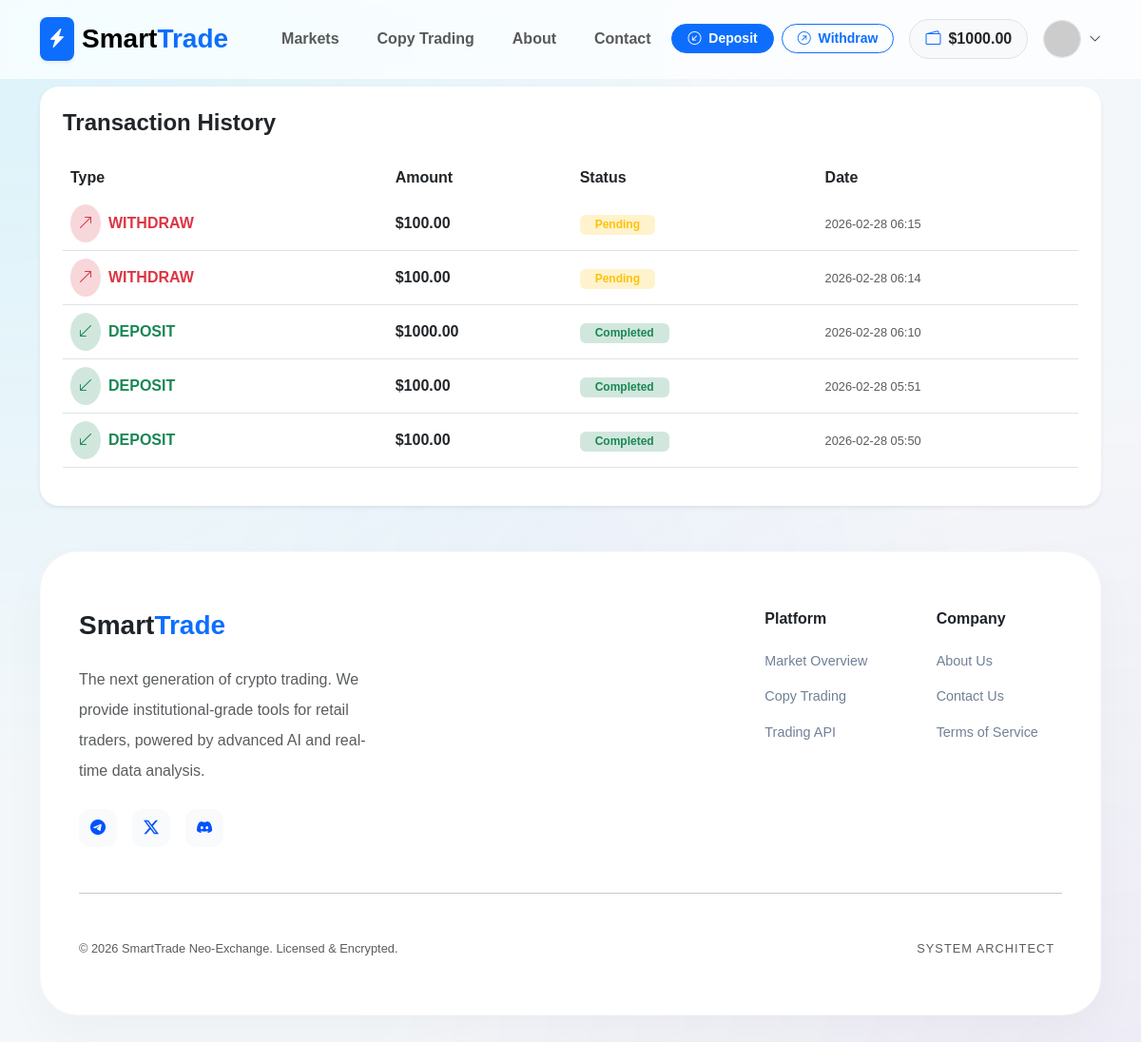
The page /transactions/history/ (signed in) on the database its author committed.
### apps/accounts/models.py (models this page shows, shortened)
class User(AbstractUser):
    email = models.EmailField(unique=True, verbose_name="Email Address")
    balance = models.DecimalField(
        max_digits=20,
        decimal_places=2,
        default=0.00,
        verbose_name="Total Balance (USDT)"
    )
    wallet_address = models.CharField(
        max_length=255,
        blank=True,
        null=True,
        verbose_name="User Wallet Address"
    )
    is_verified = models.BooleanField(default=True)
    referred_by = models.ForeignKey('self', on_delete=models.SET_NULL, null=True, blank=True)
    referral_code = models.CharField(max_length=10, unique=True, blank=True)
    USERNAME_FIELD = 'email'
    REQUIRED_FIELDS = ['username']
    class Meta:
        verbose_name = 'User'
        verbose_name_plural = 'Users'

### apps/transactions/models.py (models this page shows, shortened)
class Transaction(models.Model):
    TRANSACTION_TYPES = (
        ('deposit', 'Deposit'),
        ('withdraw', 'Withdraw'),
    )
    STATUS_CHOICES = (
        ('pending', 'Pending'),
        ('approved', 'Approved'),
        ('rejected', 'Rejected'),
    )
    user = models.ForeignKey(settings.AUTH_USER_MODEL, on_delete=models.CASCADE)
    tx_type = models.CharField(max_length=10, choices=TRANSACTION_TYPES)
    amount = models.DecimalField(max_digits=20, decimal_places=2)
    fee = models.DecimalField(max_digits=20, decimal_places=2, default=0.00)
    currency = models.CharField(max_length=10, default='USDT')
    tx_hash = models.CharField(max_length=255)
    status = models.CharField(max_length=10, choices=STATUS_CHOICES, default='pending')
    created_at = models.DateTimeField(auto_now_add=True)
    updated_at = models.DateTimeField(auto_now=True)
    NETWORK_CHOICES = (
        ('TRC20', 'TRC20'),
        ('BEP20', 'BEP20'),
    )
    network = models.CharField(max_length=10, choices=NETWORK_CHOICES, default='TRC20')

### apps/transactions/views.py (the view)
# urls.py: path('history/', views.transaction_history, name='history'),
@login_required
def transaction_history(request):
    transactions = Transaction.objects.filter(user=request.user).order_by('-created_at')
    return render(request, 'transactions/history.html', {
        'transactions': transactions,
        'page_title': 'Transaction History'
    })

### apps/accounts/views.py (called while the page is built)
def user_notifications(request):
    if request.user.is_authenticated:
        return {
            'unread_notifications': request.user.notifications.filter(is_read=False).order_by('-created_at')
        }
    return {}

### templates/transactions/history.html
{% extends 'base.html' %}
{% block content %}
<div class="card border-0 shadow-sm" style="border-radius: 20px;">
    <div class="card-body p-4">
        <h4 class="fw-bold mb-4">Transaction History</h4>
        <div class="table-responsive">
            <table class="table table-hover align-middle">
                <thead class="bg-light">
                    <tr>
                        <th class="border-0">Type</th>
                        <th class="border-0">Amount</th>
                        <th class="border-0">Status</th>
                        <th class="border-0">Date</th>
                    </tr>
                </thead>
                <tbody>
                    {% for tx in transactions %}
                    <tr onclick="window.location='{% url 'transactions:transaction_detail' tx.id %}'" style="cursor: pointer;">                        <td>
                            <div class="d-flex align-items-center">
                                <div class="p-2 rounded-circle {% if tx.tx_type == 'deposit' %}bg-success-subtle{% else %}bg-danger-subtle{% endif %} me-2">
                                    <i class="bi {% if tx.tx_type == 'deposit' %}bi-arrow-down-left text-success{% else %}bi-arrow-up-right text-danger{% endif %}"></i>
                                </div>
                                <span class="fw-bold {% if tx.tx_type == 'deposit' %}text-success{% else %}text-danger{% endif %}">
                                    {{ tx.tx_type|upper }}
                                </span>
                            </div>
                        </td>
                        <td class="fw-bold">${{ tx.amount }}</td>
                        <td>
                            {% if tx.status == 'approved' %}
                                <span class="badge bg-success-subtle text-success px-3">Completed</span>
                            {% elif tx.status == 'pending' %}
                                <span class="badge bg-warning-subtle text-warning px-3">Pending</span>
                            {% else %}
                                <span class="badge bg-danger-subtle text-danger px-3">Rejected</span>
                            {% endif %}
                        </td>
                        <td class="text-muted small">{{ tx.created_at|date:"Y-m-d H:i" }}</td>
                    </tr>
                    {% empty %}
                    <tr>
                        <td colspan="4" class="text-center py-5 text-muted">No transactions recorded yet.</td>
                    </tr>
                    {% endfor %}
                </tbody>
            </table>
        </div>
    </div>
</div>
{% endblock %}

### templates/base.html (shortened to what this page needs)
<!DOCTYPE html>
<html lang="en">
<head>
    <link href="https://cdn.jsdelivr.net/npm/bootstrap@5.3.0/dist/css/bootstrap.min.css" rel="stylesheet">
    <link rel="stylesheet" href="https://cdn.jsdelivr.net/npm/bootstrap-icons@1.11.0/font/bootstrap-icons.css">
    <link href="https://cdn.jsdelivr.net/gh/rastikerdar/vazirmatn@v33.003/Vazirmatn-font-face.css" rel="stylesheet">
    <link rel="stylesheet" href="https://cdnjs.cloudflare.com/ajax/libs/animate.css/4.1.1/animate.min.css"/>
</head>
<body>
<nav class="navbar navbar-expand-lg sticky-top d-none d-lg-block">
    <div class="container">
        <a class="navbar-brand d-flex align-items-center" href="{% url 'home' %}">
            <div class="bg-primary p-2 rounded-3 me-2 shadow-sm">
                <i class="bi bi-lightning-charge-fill text-white"></i>
            </div>
            <span class="fw-bolder fs-3">Smart<span class="text-primary">Trade</span></span>
        </a>
        <div class="collapse navbar-collapse">
            <ul class="navbar-nav ms-4 gap-2">
                <li class="nav-item"><a class="nav-link fw-bold px-3" href="{% url 'trading:market_list' %}">Markets</a></li>
                <li class="nav-item"><a class="nav-link fw-bold px-3" href="{% url 'trading:copy_list' %}">Copy Trading</a></li>
                <li class="nav-item"><a class="nav-link fw-bold px-3" href="{% url 'accounts:about_us' %}">About</a></li>
                <li class="nav-item"><a class="nav-link fw-bold px-3" href="{% url 'accounts:contact_us' %}">Contact</a></li>
            </ul>
            <div class="ms-auto d-flex align-items-center gap-3">
                {% if user.is_authenticated %}
                    <div class="d-none d-xl-flex gap-2">
                        <a href="{% url 'transactions:deposit' %}" class="btn btn-sm btn-primary rounded-pill px-3 fw-bold">
                            <i class="bi bi-arrow-down-left-circle me-1"></i> Deposit
                        </a>
                        <a href="{% url 'transactions:withdraw' %}" class="btn btn-sm btn-outline-primary rounded-pill px-3 fw-bold">
                            <i class="bi bi-arrow-up-right-circle me-1"></i> Withdraw
                        </a>
                    </div>
                    <div class="bg-light px-3 py-2 rounded-pill fw-bold border d-flex align-items-center">
                        <i class="bi bi-wallet2 text-primary me-2"></i>
                        <span class="text-dark">${{ user.balance|floatformat:2 }}</span>
                    </div>
                    <div class="dropdown">
                        <div class="d-flex align-items-center gap-2" data-bs-toggle="dropdown" style="cursor:pointer">
                            <img src="https://ui-avatars.com/api/?name={{ user.username }}&background=0052FF&color=fff&bold=true" class="rounded-circle border" width="40" height="40">
                            <i class="bi bi-chevron-down small"></i>
                        </div>
                    </div>
                {% else %}
                    <a href="{% url 'accounts:login' %}" class="btn fw-bold px-4">Login</a>
                    <a href="{% url 'accounts:register' %}" class="btn btn-primary rounded-pill px-4 fw-bold shadow-sm">Join Now</a>
                {% endif %}
            </div>
        </div>
    </div>
</nav>
<div class="container mt-2 animate__animated animate__fadeIn">
    <div class="position-fixed top-0 end-0 p-3" style="z-index: 2000; margin-top: 80px;">
    </div>
    {% block content %}{% endblock %}
</div>
<footer class="mt-5 pb-5">
    <div class="container">
        <div class="footer-card">
            <div class="row g-5">
                <div class="col-lg-4">
                    <h3 class="fw-bolder mb-4">Smart<span class="text-primary">Trade</span></h3>
                    <p class="text-muted lh-lg mb-4">The next generation of crypto trading. We provide institutional-grade tools for retail traders, powered by advanced AI and real-time data analysis.</p>
                    <div class="d-flex gap-3">
                        <a href="#" class="icon-box"><i class="bi bi-telegram"></i></a>
                        <a href="#" class="icon-box"><i class="bi bi-twitter-x"></i></a>
                        <a href="#" class="icon-box"><i class="bi bi-discord"></i></a>
                    </div>
                </div>
                <div class="col-6 col-lg-2 ms-lg-auto">
                    <h6 class="fw-bold mb-4">Platform</h6>
                    <div class="d-grid gap-3">
                        <a href="{% url 'trading:market_list' %}" class="footer-link">Market Overview</a>
                        <a href="{% url 'trading:copy_list' %}" class="footer-link">Copy Trading</a>
                        <a href="#" class="footer-link">Trading API</a>
                    </div>
                </div>
                <div class="col-6 col-lg-2">
                    <h6 class="fw-bold mb-4">Company</h6>
                    <div class="d-grid gap-3">
                        <a href="{% url 'accounts:about_us' %}" class="footer-link">About Us</a>
                        <a href="{% url 'accounts:contact_us' %}" class="footer-link">Contact Us</a>
                        <a href="{% url 'accounts:terms_conditions' %}" class="footer-link">Terms of Service</a>
                    </div>
                </div>
            </div>
            <hr class="my-5 opacity-10">
            <div class="d-flex flex-column flex-md-row justify-content-between align-items-center gap-4">
                <div class="small text-muted">© 2026 SmartTrade Neo-Exchange. Licensed & Encrypted.</div>
                <div class="d-flex align-items-center flex-wrap justify-content-center justify-content-md-start">
                    <span class="small text-muted me-2" style="font-size: 0.7rem; letter-spacing: 1px;">SYSTEM ARCHITECT</span>
                </div>
            </div>
        </div>
    </div>
</footer>
</body>
</html>

### templates/base.html (style rules this page uses)
:root { --neon-blue: #00d2ff; --deep-royal: #0052ff; --cyber-purple: #9d50bb; --glass-bg: rgba(255, 255, 255, 0.85); --mobile-nav-height: 80px; }
body { font-family: 'Vazirmatn', sans-serif; background-color: #f4f7fa; color: #1e2329; overflow-x: hidden; padding-bottom: var(--mobile-nav-height); }
.navbar { backdrop-filter: blur(25px) saturate(180%); -webkit-backdrop-filter: blur(25px) saturate(180%); background: rgba(255, 255, 255, 0.75); border-bottom: 1px solid rgba(255, 255, 255, 0.3); padding: 0.8rem 0; z-index: 1050; }
.footer-card { background: white; border-radius: 40px; padding: 60px 40px; box-shadow: 0 20px 50px rgba(0,0,0,0.03); border: 1px solid rgba(0,0,0,0.02); }
.footer-link { color: #718096; text-decoration: none; transition: 0.2s; font-size: 0.9rem; }
.icon-box { width: 40px; height: 40px; background: #f8fafc; border-radius: 12px; display: flex; align-items: center; justify-content: center; color: var(--deep-royal); transition: 0.3s; }

### rows shown on the page
User: balance "1000.00"
Transaction: tx_type "WITHDRAW", amount "100.00", status "Pending", created_at "2026-02-28 06:15"
Transaction: tx_type "WITHDRAW", amount "100.00", status "Pending", created_at "2026-02-28 06:14"
Transaction: tx_type "DEPOSIT", amount "1000.00", status "Completed", created_at "2026-02-28 06:10"
Transaction: tx_type "DEPOSIT", amount "100.00", status "Completed", created_at "2026-02-28 05:51"
Transaction: tx_type "DEPOSIT", amount "100.00", status "Completed", created_at "2026-02-28 05:50"
